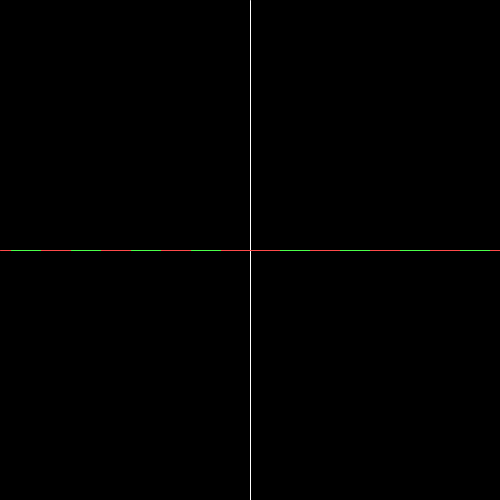
Frame 1 (no input)
Frame 60 (the mouse pressed at the canvas centre just before this capture): identical to frame 1, image omitted
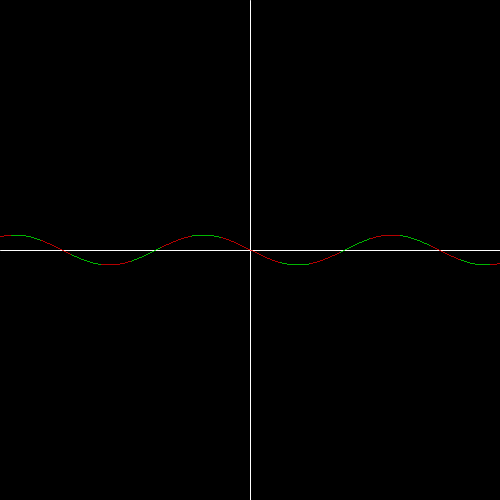
Frame 120 (the mouse held since frame 60 and released just before this capture)

The Processing sketch that drew these frames (run headless with seeded random() and noise(); from frame 60 on, the mouse is pressed at the canvas centre):

// Processing sketch: twofun
// ── twofun.pde
void setup() {
  size(500,500);
  stroke(255);
  fora = new float[width];
  forb = new float[width];
  res= new float[width];
  
  for (int i=0;i<width;i++) {
     fora[i]=0;
     forb[i]=0;
     res[i]=0;
     
  }
}
float fora[],forb[],res[];
void draw(){
  background(0);
  stroke(255);
  line(0,height/2,width,height/2);
  line(width/2,0,width/2,height);
  
  for (float i=-width/2;i<width/2;i++){
    fora[int(i+width/2)]=funA(i);
    forb[int(i+width/2)]=funB(i);
    
    point(i+width/2,height/2-res[int(i+width/2)]);
    
    //point(i+width/2,height/2-funB(i));
    //point(i+width/2,height/2-funA(i));
    
    //point(i+width/2,height/2+funB(i)*100);
    //point(i+width/2,(height/2)-funC(i));
    //point(i+width/2,(height/2)-funD(i));
  }
  res = convoluted(fora,forb);
}

// ── funA.pde
float funA(float x) {
  return sin(x/30)*30;
}
int powof(float x){
  return (int(x<0)*-2) + 1;
}
float funB(float x) {
  //x=x/100;
  if (int(x/30)%2 != 0) {
    stroke(0,255,0);
    return (powof(x)*30)-(x%30);
  }
  else {
    stroke(255,0,0);
    return (x%30);
  }
  //return 1/(1-x);
}
float funC(float x){
  float a = funA(x);
  float b = funB(x);
  return (a*b)/mouseX;
}
float funD(float x){
  float a = funA(x);
  float b = funB(x);
  return (a+b)/mouseY;
}

float[] convoluted(float a[],float b[]) {
  float res[] = new float[a.length];
  for (int i=0;i<res.length;i++) {
    res[i]=0;
    for (int j=0;j<res.length;j++) {
      res[i]+=a[i]*b[j];
    }
    res[i] = (res[i]*(mouseX/10))/res.length;
  }
  return res;
}
